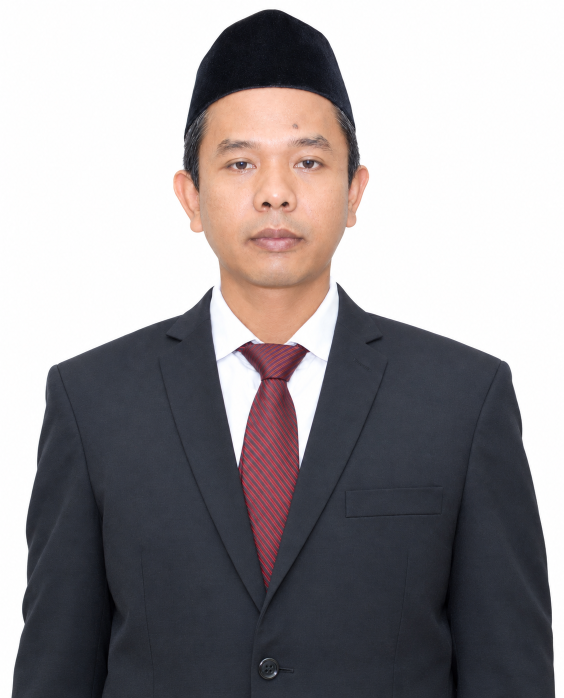
#> input picture KEBUTUHAN FILE WEB SEKOLAH_/B. Kepala sekolah dan guru tertentu/pak jokooo.png, 1127 x 1396 px, found by its file name (shown at 1/2 size)
$ python optimize_images.py
#> lines starting #> are read from the running program, lines starting #| are printed output that depends on the picture
"""Optimasi aset gambar dari folder sumber ke website/assets/img.

Jalankan dari root project:  python3 website/tools/optimize_images.py
"""
from pathlib import Path
from PIL import Image, ImageOps

ROOT = Path(__file__).resolve().parents[2]
SRC = ROOT / "KEBUTUHAN FILE WEB SEKOLAH "
OUT = ROOT / "website" / "assets" / "img"
OUT.mkdir(parents=True, exist_ok=True)

GURU = SRC / "B. Kepala sekolah dan guru tertentu"
FOTO = SRC / "C. Foto-dokumentasi (file asli)"
DATA = SRC / "A. Data utama"

PORTRAITS = {
    "joko-siswanto": GURU / "pak jokooo.png",
    "umi-hanik": GURU / "Bu hanik.png",
    "muis-lidinillah": GURU / "p muis.jpg",
    "nurul-abshori": GURU / "PAK NURUL.jpg",
    "bambang-purwanto": GURU / "Pak Bambang.png",
    "arifin": GURU / "IPIN NEWW.png",
    "kunto-wibisono": GURU / "Pak Kunto.jpg",
    "zahrotul-ilmi": GURU / "Bu Ilmii.png",
    "m-rois": GURU / "M. ROIS",
}


def flatten(im: Image.Image, bg=(255, 255, 255)) -> Image.Image:
    im = ImageOps.exif_transpose(im)
    if im.mode in ("RGBA", "LA", "P"):
        im = im.convert("RGBA")
        base = Image.new("RGB", im.size, bg)
        base.paste(im, mask=im.split()[-1])
        return base
    return im.convert("RGB")


def portrait(name: str, path: Path, size=(600, 750)):
#> called with name = 'joko-siswanto', size = (600, 750)
    im = flatten(Image.open(path))
#> in flatten, im is the input picture: PIL image 1127x1396 RGB; mean R, G, B 152.4, 147.8, 150.3
    # crop 4:5, condong ke atas agar wajah tidak terpotong
    im = ImageOps.fit(im, size, Image.LANCZOS, centering=(0.5, 0.2))
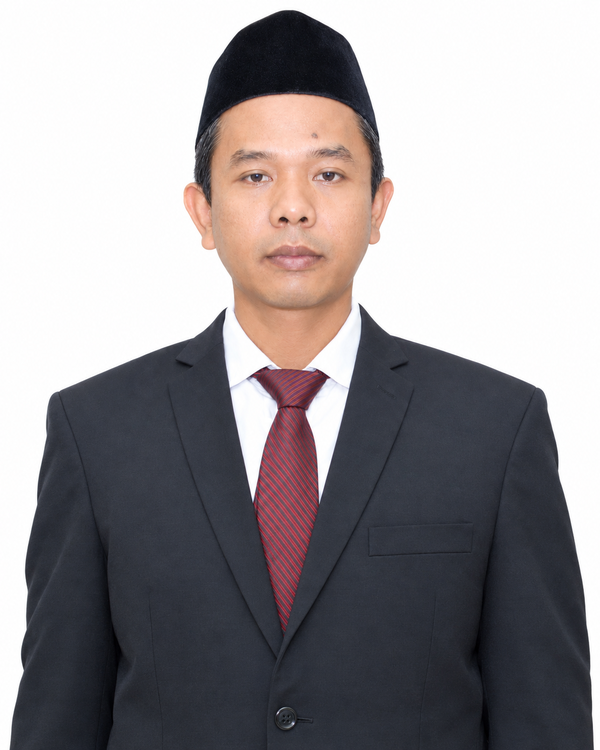
#> im: PIL image 600x750 RGB; mean R, G, B 151.4, 146.9, 149.3
    im.save(OUT / f"{name}.webp", "WEBP", quality=82, method=6)


def main():
    for name, path in PORTRAITS.items():
        portrait(name, path)
#> pass 2 of the loop in main, `for name, path in PORTRAITS.items():`:
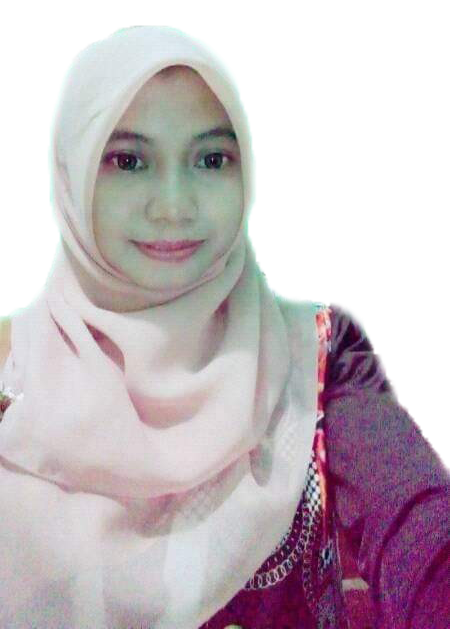
#> input picture KEBUTUHAN FILE WEB SEKOLAH_/B. Kepala sekolah dan guru tertentu/Bu hanik.png, 450 x 629 px, found by its file name
#> in flatten, im is the input picture: PIL image 450x629 RGBA; mean R, G, B, A 197.5, 187.4, 193.2, 167.9
#> in portrait (call 2), `im = ImageOps.fit(im, size, Image.LANCZOS, centering=(0.5, 0.2))`:
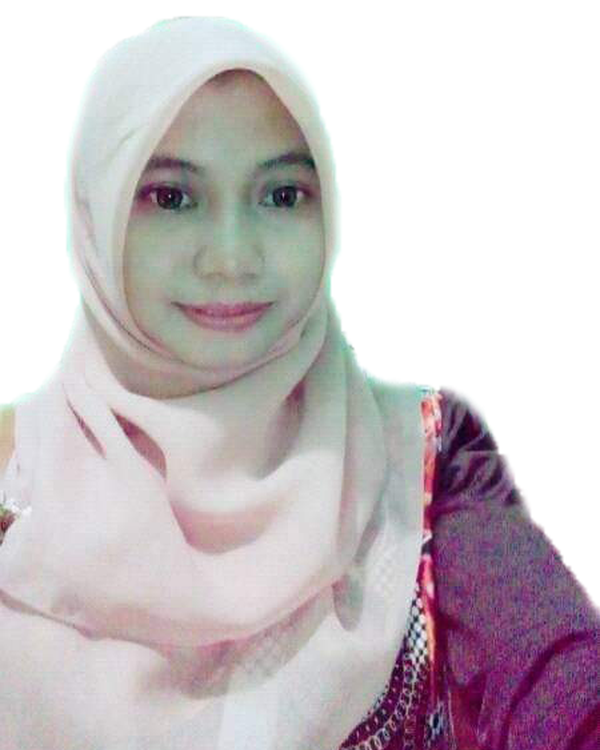
#> im: PIL image 600x750 RGB; mean R, G, B 203.5, 195.1, 199.1
#> pass 3 of the loop in main, `for name, path in PORTRAITS.items():`:
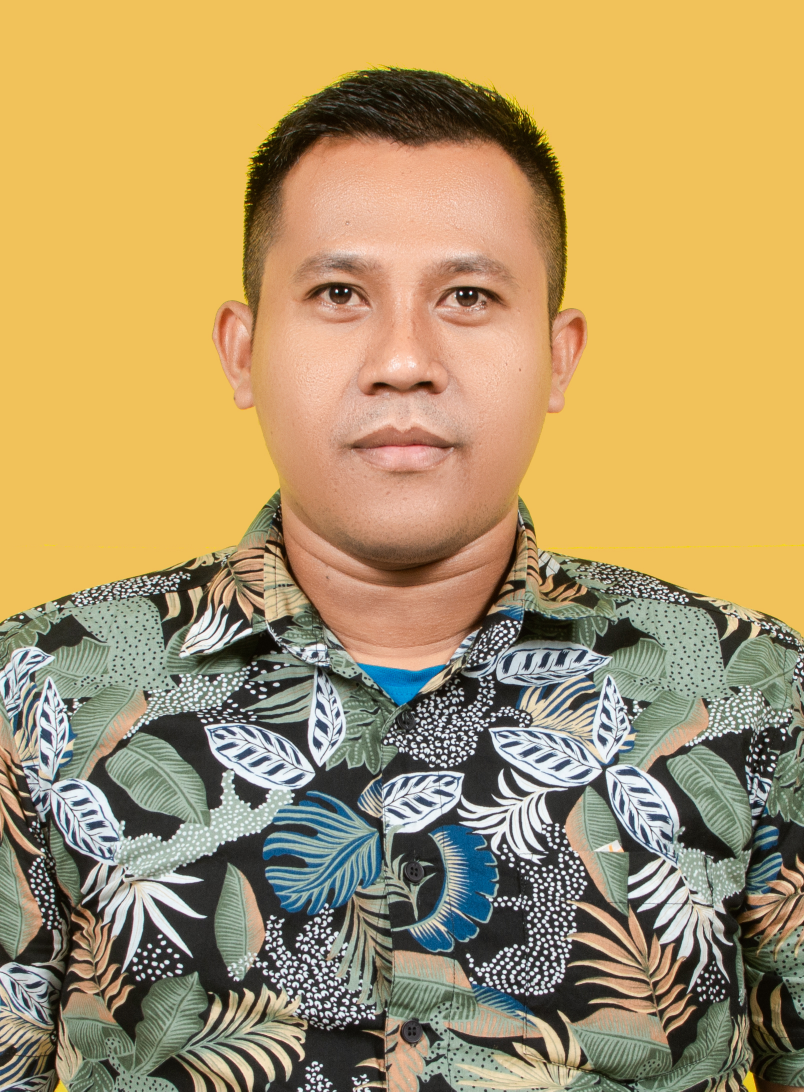
#> input picture KEBUTUHAN FILE WEB SEKOLAH_/B. Kepala sekolah dan guru tertentu/p muis.jpg, 1608 x 2183 px, found by its file name (shown at 1/2 size)
#> in flatten, im is the input picture: PIL image 1608x2183 RGB; mean R, G, B 175.8, 151.9, 104.2
#> in portrait (call 3), `im = ImageOps.fit(im, size, Image.LANCZOS, centering=(0.5, 0.2))`:
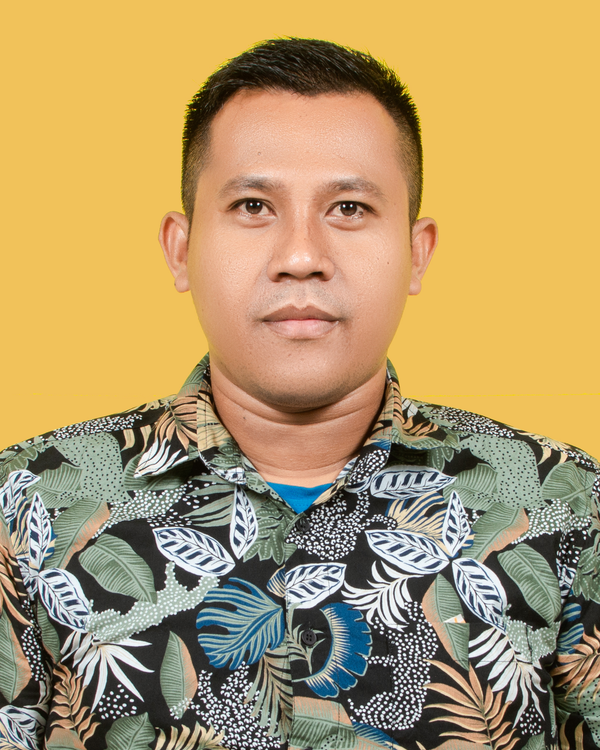
#> im: PIL image 600x750 RGB; mean R, G, B 178.8, 153.7, 105.1
#> the loop made 7 passes; the first 3 are shown

    hero = flatten(Image.open(FOTO / "Gedung smk itaba.png"))
    hero.thumbnail((2000, 2000), Image.LANCZOS)
    hero.save(OUT / "gedung.webp", "WEBP", quality=80, method=6)

    logo = ImageOps.exif_transpose(Image.open(FOTO / "LOGO SMK ITABA BARU NGAE DEWE.png")).convert("RGBA")
    for s in (512, 192, 64):
        l = logo.copy()
        l.thumbnail((s, s), Image.LANCZOS)
        l.save(OUT / f"logo-{s}.png", optimize=True)
    logo.thumbnail((512, 512), Image.LANCZOS)
    logo.save(OUT / "logo.webp", "WEBP", quality=90, method=6)

    poster = flatten(Image.open(ROOT / "Poster SPMB 2027.jpg"))
    poster.save(OUT / "poster-spmb.webp", "WEBP", quality=85, method=6)

    for name, fn in (("qr-whatsapp", "ADMIN SPMB SMK ITABA Tahun Ajaran 2027_2028.png"),
                     ("qr-formulir", "BARCODE SPMB SMK ITABA TAHUN AJARAN 2027_2028.png")):
        q = flatten(Image.open(DATA / fn))
        q.thumbnail((600, 600), Image.LANCZOS)
        q.save(OUT / f"{name}.png", optimize=True)

    lencana = ImageOps.exif_transpose(Image.open(DATA / "Lencana SPMB SMK ITABA Online.png")).convert("RGBA")
    lencana.thumbnail((640, 640), Image.LANCZOS)
    lencana.save(OUT / "lencana-spmb.webp", "WEBP", quality=88, method=6)

    for f in sorted(OUT.iterdir()):
        print(f"{f.name:28s} {f.stat().st_size // 1024:5d} KB")


if __name__ == "__main__":
#> (the run stopped early here; a loop or call above may not have finished)
